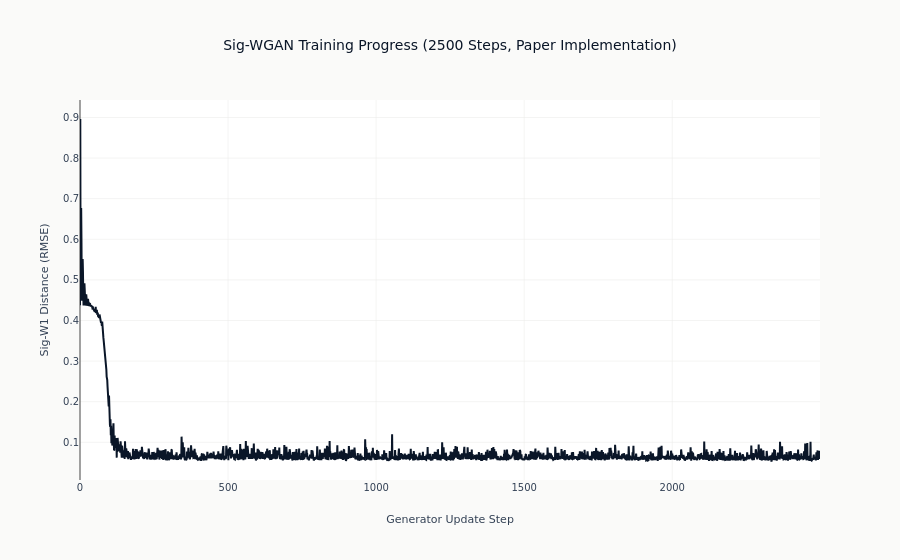

This figure's notebook cell:
### Markdown cell above
## 8. Training Progress Visualization

### Code cell
fig = go.Figure()
fig.add_trace(
    go.Scatter(y=training_losses, mode="lines", name="Sig-W1 Loss", line=dict(color=COLORS["blue"]))
)
fig.update_layout(
    title=f"Sig-WGAN Training Progress ({CONFIG['total_steps']} Steps, Paper Implementation)",
    xaxis_title="Generator Update Step",
    yaxis_title="Sig-W1 Distance (RMSE)",
    template="ml4t",
)
fig.show()

print(f"\nFinal Sig-W1 loss: {training_losses[-1]:.4f}")
print(f"Best Sig-W1 loss: {min(training_losses):.4f}")
print("Paper reference: ~2.76 (S&P 500 log returns, 2005-2020)")
print("\nUsing paper-exact data source: S&P 500 index log returns")

### Figure 1 — Plotly figure (JSON) as saved in the notebook; plotly's stock layout.template omitted (floating-point values rounded to 4 significant figures; data arrays with more than 128 entries replaced by an {"elided": "..."} marker saying what was removed)
{"data": [{"line": {"color": "#0a1628"}, "mode": "lines", "name": "Sig-W1 Loss", "type": "scatter", "y": {"elided": "2500 float values"}}], "layout": {"title": {"text": "Sig-WGAN Training Progress (2500 Steps, Paper Implementation)"}, "xaxis": {"title": {"text": "Generator Update Step"}}, "yaxis": {"title": {"text": "Sig-W1 Distance (RMSE)"}}}}
